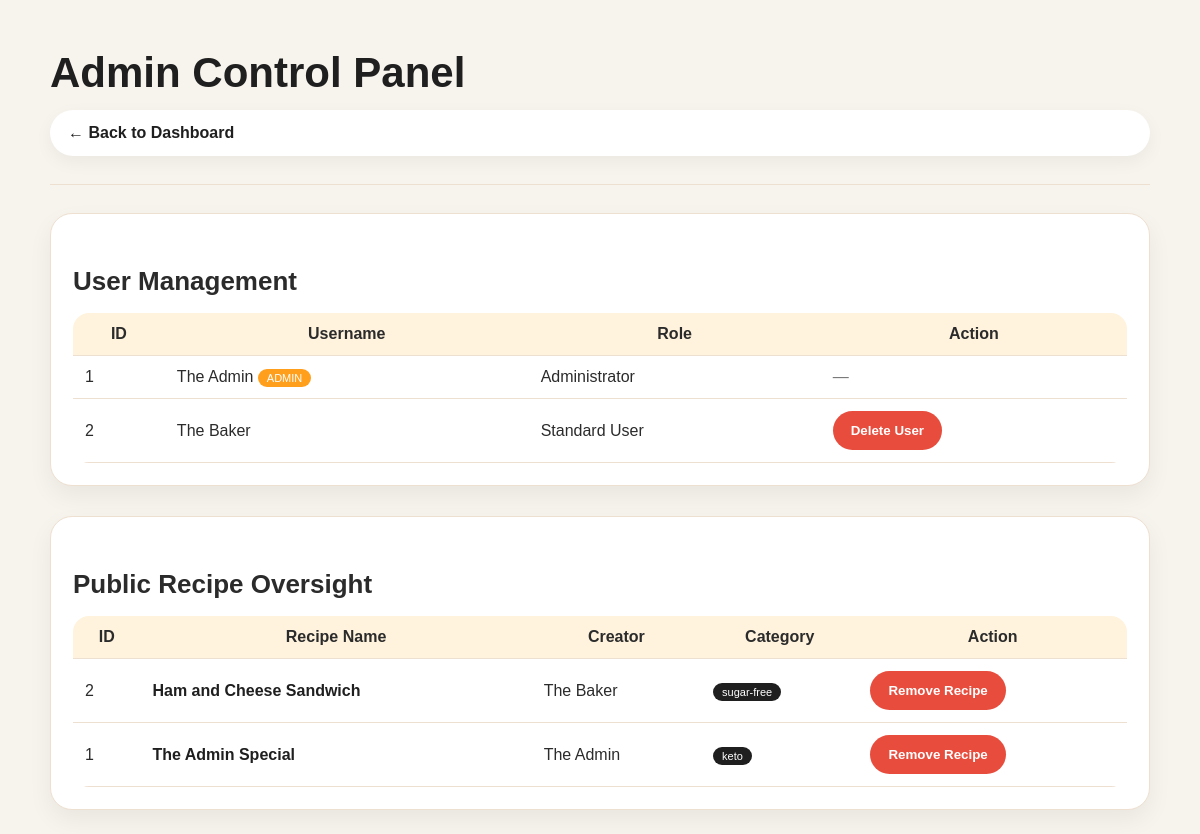
Page /admin (signed in) on the earlier database version.
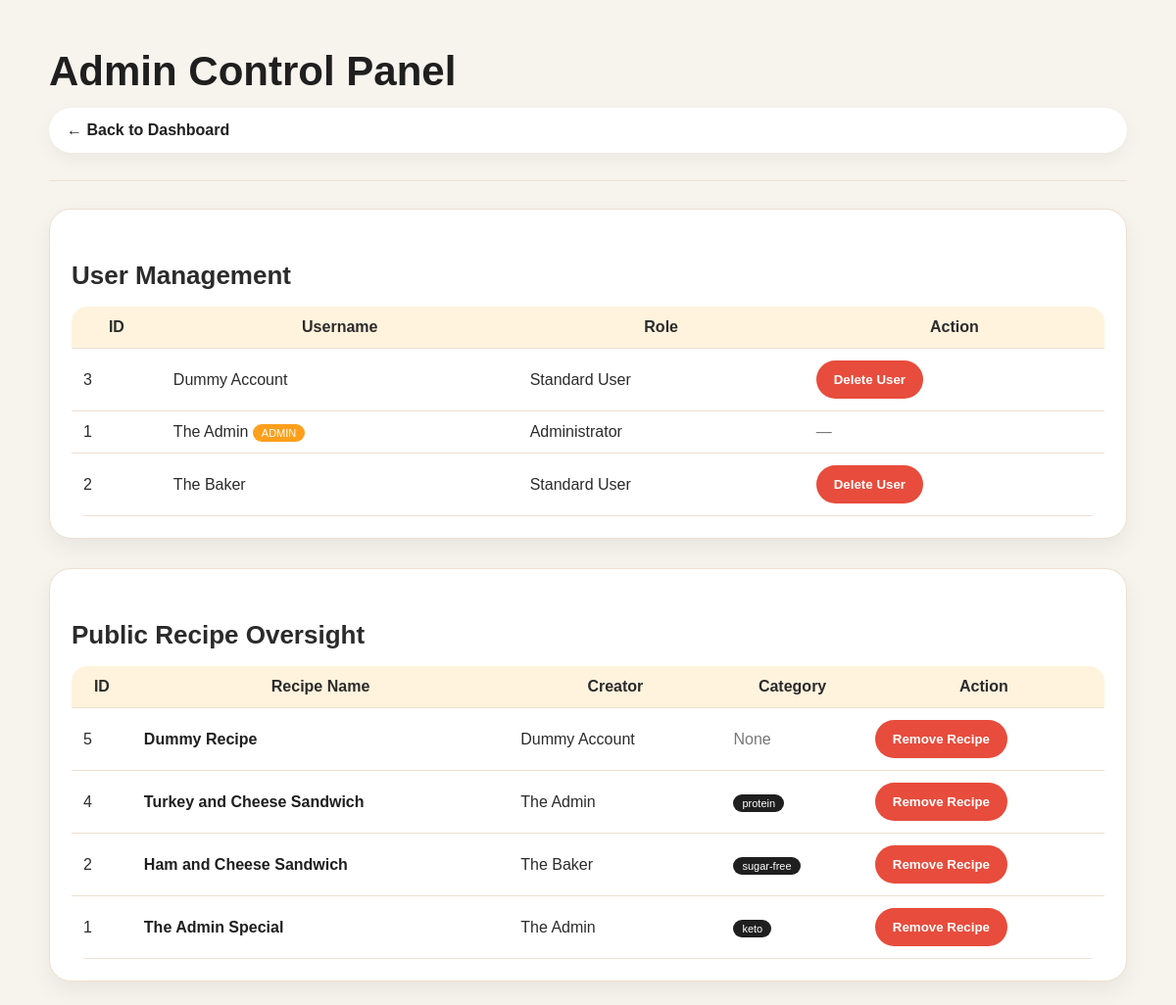
Same page on the later database version.
### app.py (models this page shows)
class User(db.Model):
    id = db.Column(db.Integer, primary_key=True)
    is_admin = db.Column(db.Boolean, default=False)
    username = db.Column(db.String(80), unique=True, nullable=False)
    password = db.Column(db.String(200), nullable=False)
    recipes = db.relationship('Recipe', backref='owner', lazy=True, cascade="all, delete-orphan")

class Recipe(db.Model):
    id = db.Column(db.Integer, primary_key=True)
    name = db.Column(db.String(100), nullable=False)
    servings = db.Column(db.Integer, nullable=False)
    instructions = db.Column(db.Text, nullable=True)
    ingredients = db.relationship('Ingredient', backref='recipe', lazy=True, cascade="all, delete-orphan")
    calories = db.Column(db.Integer, default=0)
    protein = db.Column(db.Integer, default=0)
    carbs = db.Column(db.Integer, default=0)
    fat = db.Column(db.Integer, default=0)
    tags = db.Column(db.String(200), nullable=True)
    is_public = db.Column(db.Boolean, default=False)
    user_id = db.Column(db.Integer, db.ForeignKey('user.id'), nullable=False)
    forked_from = db.Column(db.String(80), nullable=True)
    ratings = db.relationship('Rating', backref='recipe', lazy=True, cascade="all, delete-orphan")
    comments = db.relationship('Comment', backref='recipe', lazy=True, cascade="all, delete-orphan")

### app.py (the view)
@app.route('/admin')
@admin_required
def admin_dashboard():
    users = User.query.order_by(User.username).all()
    public_recipes = Recipe.query.filter_by(is_public=True).order_by(Recipe.id.desc()).all()
    return render_template('admin.html', users=users, recipes=public_recipes)

### app.py (called while the page is built)
def admin_required(f):
    @wraps(f)
    def decorated(*args, **kwargs):
        if 'user_id' not in session:
            return redirect(url_for('login'))
        user = User.query.get(session['user_id'])
        if not user or not user.is_admin:
            return "Forbidden", 403
        return f(*args, **kwargs)
    return decorated

@app.before_request
def clear_stale_session():
    if 'user_id' in session:
        user = User.query.get(session['user_id'])
        if not user:
            session.clear()

### templates/admin.html (shortened to what this page needs)
<!DOCTYPE html>
<html lang="en">
<head>
    <link rel="stylesheet" href="{{ url_for('static', filename='style.css') }}">
</head>
<body class="page-body">
    <div class="container dashboard-container">
        <h1 class="page-title">Admin Control Panel</h1>
        <p class="nav-bar">
            <a class="nav-link" href="/">← Back to Dashboard</a>
        </p>
        <hr class="divider">
        <div class="card" style="margin-bottom: 30px;">
            <h2 class="section-title">User Management</h2>
            <table>
                <thead>
                    <tr>
                        <th>ID</th>
                        <th>Username</th>
                        <th>Role</th>
                        <th>Action</th>
                    </tr>
                </thead>
                <tbody>
                    {% for user in users %}
                    <tr>
                        <td>{{ user.id }}</td>
                        <td>
                            {{ user.username }}
                            {% if user.is_admin %}
                                <span class="badge-admin">ADMIN</span>
                            {% endif %}
                        </td>
                        <td>{{ 'Administrator' if user.is_admin else 'Standard User' }}</td>
                        <td>
                            {% if not user.is_admin %}
                            <form method="POST" action="/admin/delete_user/{{ user.id }}"
                                  onsubmit="return confirm('CRITICAL: Delete user {{ user.username }} and ALL their recipes?')">
                                <button class="btn btn-delete" type="submit">Delete User</button>
                            </form>
                            {% else %}
                            <span class="text-muted">—</span>
                            {% endif %}
                        </td>
                    </tr>
                    {% endfor %}
                </tbody>
            </table>
        </div>
        <div class="card">
            <h2 class="section-title">Public Recipe Oversight</h2>
            <table>
                <thead>
                    <tr>
                        <th>ID</th>
                        <th>Recipe Name</th>
                        <th>Creator</th>
                        <th>Category</th>
                        <th>Action</th>
                    </tr>
                </thead>
                <tbody>
                    {% for recipe in recipes %}
                    <tr>
                        <td>{{ recipe.id }}</td>
                        <td>
                            <a class="recipe-link" href="/recipe/{{ recipe.id }}">
                                {{ recipe.name }}
                            </a>
                        </td>
                        <td>{{ recipe.owner.username }}</td>
                        <td>
                            {% if recipe.tags %}
                                <span class="badge-admin" style="background: var(--dark);">{{ recipe.tags }}</span>
                            {% else %}
                                <span class="text-muted">None</span>
                            {% endif %}
                        </td>
                        <td>
                            <form method="POST" action="/admin/delete_recipe/{{ recipe.id }}"
                                  onsubmit="return confirm('Delete recipe {{ recipe.name }}?')">
                                <button class="btn btn-delete" type="submit">Remove Recipe</button>
                            </form>
                        </td>
                    </tr>
                    {% endfor %}
                </tbody>
            </table>
        </div>
    </div>
</body>
</html>

Differences in the rows shown:
added User: id "3", username "Dummy Account", is_admin "Standard User"
added Recipe: id "5", name "Dummy Recipe", owner.username "Dummy Account", tags "None"
added Recipe: id "4", name "Turkey and Cheese Sandwich", owner.username "The Admin", tags "protein"
